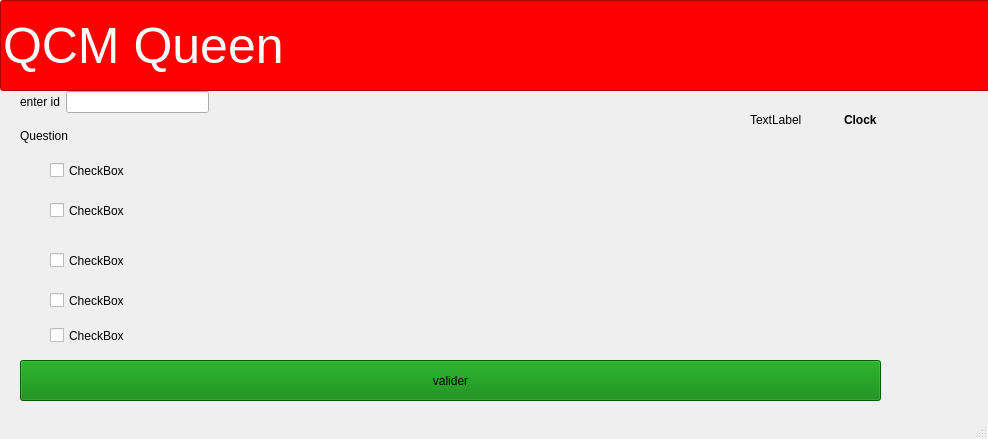
<?xml version="1.0" encoding="UTF-8"?>
<ui version="4.0">
 <class>MainWindow</class>
 <widget class="QMainWindow" name="MainWindow">
  <property name="geometry">
   <rect>
    <x>0</x>
    <y>0</y>
    <width>988</width>
    <height>439</height>
   </rect>
  </property>
  <property name="windowTitle">
   <string>QCM</string>
  </property>
  <widget class="QWidget" name="centralWidget">
   <widget class="QPushButton" name="valider">
    <property name="geometry">
     <rect>
      <x>20</x>
      <y>360</y>
      <width>861</width>
      <height>41</height>
     </rect>
    </property>
    <property name="styleSheet">
     <string notr="true">background-color:green</string>
    </property>
    <property name="text">
     <string>valider</string>
    </property>
   </widget>
   <widget class="QLabel" name="question">
    <property name="geometry">
     <rect>
      <x>20</x>
      <y>120</y>
      <width>911</width>
      <height>31</height>
     </rect>
    </property>
    <property name="text">
     <string>Question</string>
    </property>
   </widget>
   <widget class="QCheckBox" name="choix1">
    <property name="geometry">
     <rect>
      <x>50</x>
      <y>150</y>
      <width>921</width>
      <height>41</height>
     </rect>
    </property>
    <property name="styleSheet">
     <string notr="true"/>
    </property>
    <property name="text">
     <string>CheckBox</string>
    </property>
   </widget>
   <widget class="QCheckBox" name="choix2">
    <property name="geometry">
     <rect>
      <x>50</x>
      <y>190</y>
      <width>921</width>
      <height>41</height>
     </rect>
    </property>
    <property name="text">
     <string>CheckBox</string>
    </property>
   </widget>
   <widget class="QCheckBox" name="choix3">
    <property name="geometry">
     <rect>
      <x>50</x>
      <y>240</y>
      <width>921</width>
      <height>41</height>
     </rect>
    </property>
    <property name="text">
     <string>CheckBox</string>
    </property>
   </widget>
   <widget class="QCheckBox" name="choix4">
    <property name="geometry">
     <rect>
      <x>50</x>
      <y>280</y>
      <width>921</width>
      <height>41</height>
     </rect>
    </property>
    <property name="text">
     <string>CheckBox</string>
    </property>
   </widget>
   <widget class="QWidget" name="layoutWidget">
    <property name="geometry">
     <rect>
      <x>750</x>
      <y>110</y>
      <width>181</width>
      <height>19</height>
     </rect>
    </property>
    <layout class="QHBoxLayout" name="horizontalLayout">
     <item>
      <widget class="QLabel" name="digital_clock">
       <property name="text">
        <string>TextLabel</string>
       </property>
      </widget>
     </item>
     <item>
      <widget class="QLabel" name="clock">
       <property name="font">
        <font>
         <pointsize>9</pointsize>
         <bold>true</bold>
        </font>
       </property>
       <property name="text">
        <string>Clock</string>
       </property>
      </widget>
     </item>
    </layout>
   </widget>
   <widget class="QWidget" name="layoutWidget">
    <property name="geometry">
     <rect>
      <x>20</x>
      <y>90</y>
      <width>189</width>
      <height>24</height>
     </rect>
    </property>
    <layout class="QHBoxLayout" name="horizontalLayout_3">
     <item>
      <widget class="QLabel" name="label_2">
       <property name="text">
        <string>enter id</string>
       </property>
      </widget>
     </item>
     <item>
      <widget class="QLineEdit" name="lineEdit_id"/>
     </item>
    </layout>
   </widget>
   <widget class="QCheckBox" name="choix5">
    <property name="geometry">
     <rect>
      <x>50</x>
      <y>320</y>
      <width>891</width>
      <height>31</height>
     </rect>
    </property>
    <property name="text">
     <string>CheckBox</string>
    </property>
   </widget>
   <widget class="QLineEdit" name="lineEdit">
    <property name="geometry">
     <rect>
      <x>0</x>
      <y>0</y>
      <width>991</width>
      <height>91</height>
     </rect>
    </property>
    <property name="styleSheet">
     <string notr="true">background-color:red;
color: white;
font-size: 50px;
justify-content: center;
text-align: center;

</string>
    </property>
    <property name="text">
     <string>QCM Queen</string>
    </property>
   </widget>
  </widget>
  <widget class="QMenuBar" name="menubar">
   <property name="geometry">
    <rect>
     <x>0</x>
     <y>0</y>
     <width>988</width>
     <height>22</height>
    </rect>
   </property>
  </widget>
  <widget class="QStatusBar" name="statusbar"/>
 </widget>
 <resources/>
 <connections/>
</ui>
